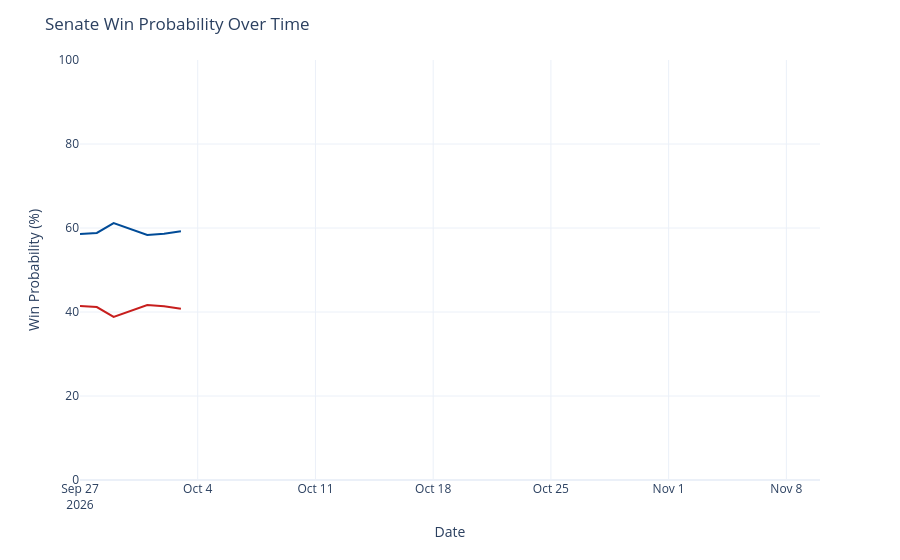

The code cell stored with this chart in its notebook:
### Code cell
chance_over_time = output_ts[(output_ts['geo'] == 'US Senate') &
                             (output_ts['type'] == 'chance')]
chance_over_time['rep_chance'] = chance_over_time['y'].map(lambda x: 100 - x)
chance_over_time = chance_over_time.rename({'y': 'Democrats', 'rep_chance': 'Republicans'}, axis=1)
chance_time_ser = px.line(chance_over_time, x='date', y=['Democrats', 'Republicans'], template='plotly_white',
                         color_discrete_map={'Democrats': '#004b97', 'Republicans': '#c71e1d'},)
chance_time_ser.update_traces(hovertemplate="%{y:.1f}%")
chance_time_ser.update_layout(
    xaxis=dict(range=[pd.to_datetime('2026-09-27'), pd.to_datetime('2026-11-10')]),
    yaxis=dict(range=[0, 100]),
    xaxis_title='Date',
    yaxis_title='Win Probability (%)',
    title=dict(text="Senate Win Probability Over Time"),
    hovermode="x",
    showlegend=False
)
chance_time_ser

### Figure 1 — Plotly figure (JSON) as saved in the notebook; plotly's stock layout.template omitted (floating-point values rounded to 4 significant figures)
{"data": [{"hovertemplate": "%{y:.1f}%", "legendgroup": "Democrats", "line": {"color": "#004b97", "dash": "solid"}, "marker": {"symbol": "circle"}, "mode": "lines", "name": "Democrats", "orientation": "v", "showlegend": true, "type": "scatter", "x": ["2026-09-27", "2026-09-28", "2026-09-29", "2026-09-30", "2026-10-01", "2026-10-02", "2026-10-03"], "xaxis": "x", "y": [58.6, 58.83, 61.17, 59.8, 58.36, 58.64, 59.21], "yaxis": "y"}, {"hovertemplate": "%{y:.1f}%", "legendgroup": "Republicans", "line": {"color": "#c71e1d", "dash": "solid"}, "marker": {"symbol": "circle"}, "mode": "lines", "name": "Republicans", "orientation": "v", "showlegend": true, "type": "scatter", "x": ["2026-09-27", "2026-09-28", "2026-09-29", "2026-09-30", "2026-10-01", "2026-10-02", "2026-10-03"], "xaxis": "x", "y": [41.4, 41.17, 38.83, 40.2, 41.64, 41.36, 40.79], "yaxis": "y"}], "layout": {"hovermode": "x", "legend": {"title": {"text": "variable"}, "tracegroupgap": 0}, "margin": {"t": 60}, "showlegend": false, "title": {"text": "Senate Win Probability Over Time"}, "xaxis": {"anchor": "y", "domain": [0, 1], "range": ["2026-09-27T00:00:00", "2026-11-10T00:00:00"], "title": {"text": "Date"}}, "yaxis": {"anchor": "x", "domain": [0, 1], "range": [0, 100], "title": {"text": "Win Probability (%)"}}}}
